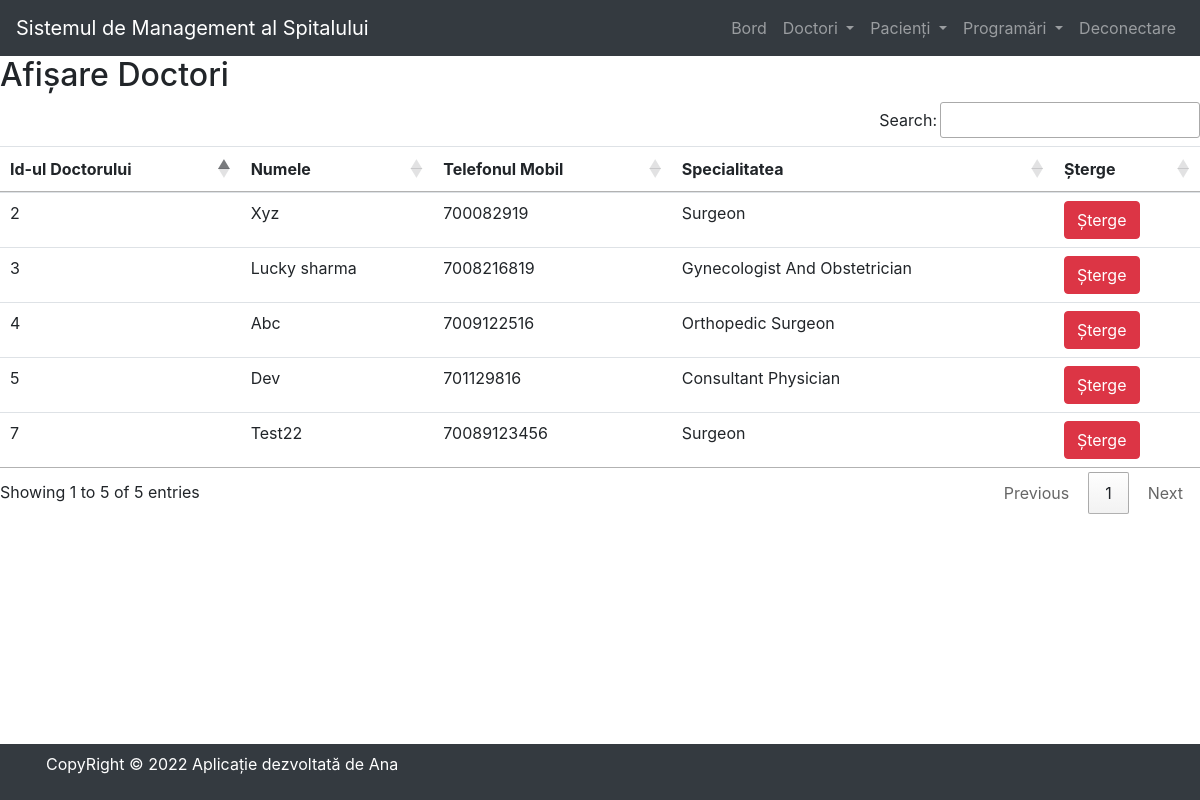
Page /view_doctor/ (signed in) on the earlier database version.
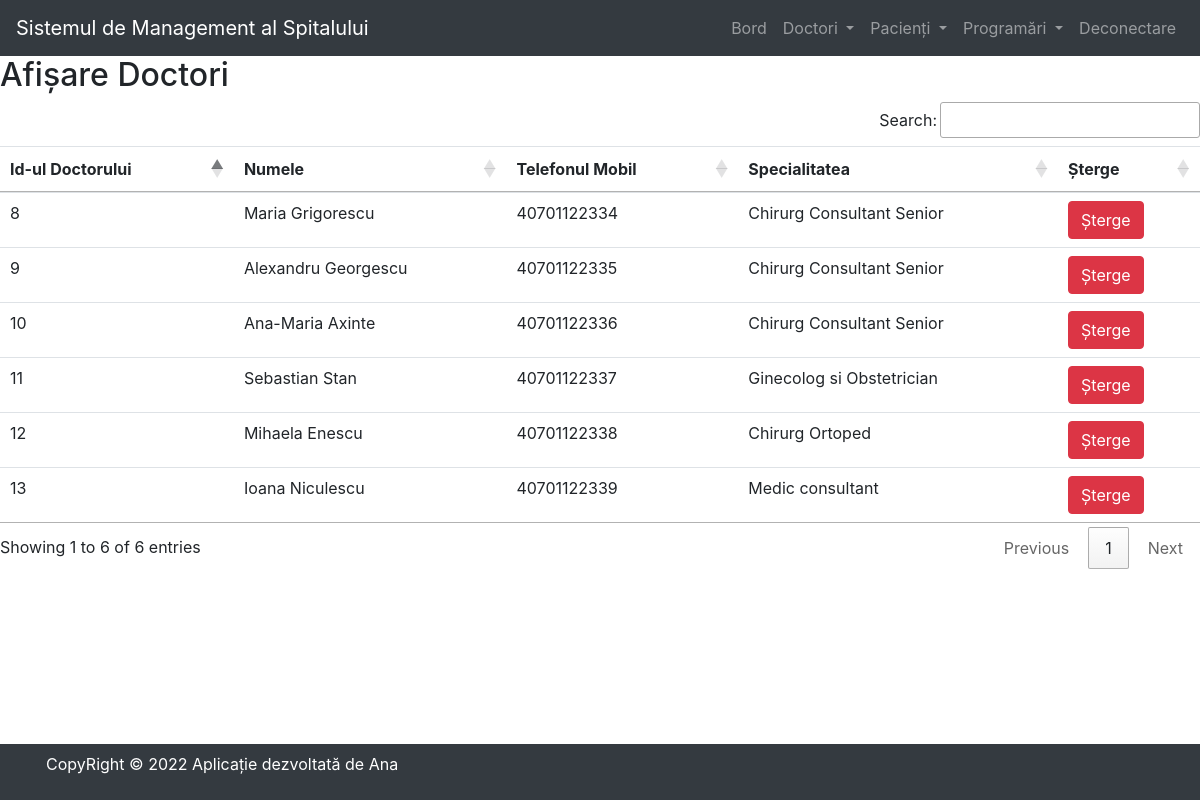
Same page on the later database version.
### hospital/models.py (models this page shows, shortened)
class Doctor(models.Model):
    name = models.CharField(max_length=50)
    mobile = models.IntegerField()
    special = models.CharField(max_length=50)

### hospital/views.py (the view)
# urls.py: path('view_doctor/', View_Doctor, name='view_doctor'),
def View_Doctor(request):
    if not request.user.is_staff:
        return redirect('login')
    doc = Doctor.objects.all()
    d = {'doc': doc}
    return render(request, 'view_doctor.html', d)

### hospital/templates/view_doctor.html
{% include 'base.html' %}
{% include 'navigation.html' %}
{% block content %}
<div>
    <h2>Afișare Doctori</h2>
    <table id="example" class="table table-hover">
        <thead>
            <tr>
                <th>Id-ul Doctorului</th>
                <th>Numele</th>
                <th>Telefonul Mobil</th>
                <th>Specialitatea</th>
                <th>Șterge</th>
            </tr>
        </thead>
        <tbody>
            {% for i in doc %}
            <tr>
                <td>{{i.id}}</td>
                <td>{{i.name}}</td>
                <td>{{i.mobile}}</td>
                <td>{{i.special}}</td>
                <td><a href="{% url 'delete_doctor' i.id %}"
                    onclick="return confirm('Sunteți siguri că vreți să ștergeți acest record?')" class="btn btn-danger">Șterge</a>
                </td>
            </tr>
            {% endfor %}
        </tbody>
    </table>
</div>
{% endblock content %}
{% include 'footer.html' %}

### hospital/templates/base.html (shortened to what this page needs)
{% load static %}
<!DOCTYPE html>
<html lang="en">
<head>
    <link rel="stylesheet" href="https://cdn.jsdelivr.net/npm/bootstrap@4.6.1/dist/css/bootstrap.min.css">
    <link rel="stylesheet" href="https://use.fontawesome.com/releases/v5.7.0/css/all.css">
    <link rel="stylesheet" type="text/css" href="{% static 'css/mystyle.css' %}">
    <link rel="stylesheet" href="https://cdn.datatables.net/1.11.5/css/jquery.dataTables.min.css">
    <link rel="stylesheet" href=https://cdn.datatables.net/buttons/2.2.2/css/buttons.dataTables.min.css">
</head>
<body>
</body>
</html>

### hospital/templates/navigation.html (shortened to what this page needs)
<nav class="navbar navbar-expand-lg navbar-dark bg-dark">
  <a class="navbar-brand" href="{% url 'home' %}">Sistemul de Management al Spitalului</a>
  <div class="collapse navbar-collapse" id="navbarSupportedContent">
    <ul class="navbar-nav ml-auto">
      {% if request.user.is_staff %}
      <li class="nav-item">
        <a class="nav-link" href="{% url 'dashboard' %}">Bord</a>
      </li>
      <li class="nav-item dropdown">
        <a class="nav-link dropdown-toggle" href="#" id="navbarDropdown" role="button" data-toggle="dropdown" aria-haspopup="true" aria-expanded="false">
          Doctori
        </a>
      </li>
      <li class="nav-item dropdown">
        <a class="nav-link dropdown-toggle" href="#" id="navbarDropdown" role="button" data-toggle="dropdown" aria-haspopup="true" aria-expanded="false">
          Pacienți
        </a>
      </li>
      <li class="nav-item dropdown">
        <a class="nav-link dropdown-toggle" href="#" id="navbarDropdown" role="button" data-toggle="dropdown" aria-haspopup="true" aria-expanded="false">
          Programări
        </a>
      </li>
        <li class="nav-item">
          <a class="nav-link" href="{% url 'admin_logout' %}">Deconectare</a>
        </li>
      {% endif %}
    </ul>
  </div>
</nav>

### hospital/templates/footer.html
<nav class="navbar navbar-expand-sm bg-dark navbar-dark fixed-bottom"></class>
    <div class="footer-bottom">
        <div class="container">
            <div class="col-sm-12 text-center ">
                <p class="text-white">CopyRight © 2022 Aplicație dezvoltată de Ana</p>
            </div>
        </div>
    </div>
</nav>

Differences in the rows shown:
removed Doctor: id "2", name "Xyz", mobile "700082919", special "Surgeon"
removed Doctor: id "3", name "Lucky sharma", mobile "7008216819", special "Gynecologist And Obstetrician"
removed Doctor: id "4", name "Abc", mobile "7009122516", special "Orthopedic Surgeon"
removed Doctor: id "5", name "Dev", mobile "701129816", special "Consultant Physician"
removed Doctor: id "7", name "Test22", mobile "70089123456", special "Surgeon"
added Doctor: id "8", name "Maria Grigorescu", mobile "40701122334", special "Chirurg Consultant Senior"
added Doctor: id "9", name "Alexandru Georgescu", mobile "40701122335", special "Chirurg Consultant Senior"
added Doctor: id "10", name "Ana-Maria Axinte", mobile "40701122336", special "Chirurg Consultant Senior"
added Doctor: id "11", name "Sebastian Stan", mobile "40701122337", special "Ginecolog si Obstetrician"
added Doctor: id "12", name "Mihaela Enescu", mobile "40701122338", special "Chirurg Ortoped"
added Doctor: id "13", name "Ioana Niculescu", mobile "40701122339", special "Medic consultant"
Other differences:
text written by a page script: "Search: Showing 1 to 5 of 5 entries Previous 1 Next" → "Search: Showing 1 to 6 of 6 entries Previous 1 Next"
